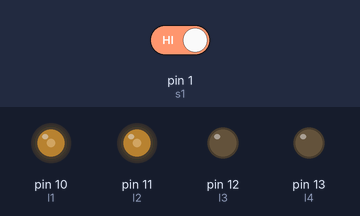
This sketch was run on a simulated Arduino Uno, built with avr-gcc and run on an emulated ATmega328P. On the bench: output pins drawn as LEDs (lit = HIGH). Inputs (shaded band) come from the test bench; at power-on: pin 1 (s1) HIGH.

Above: at 8.8 s.
8.9 s: pin 1 (s1) driven LOW
At 11.8 s:
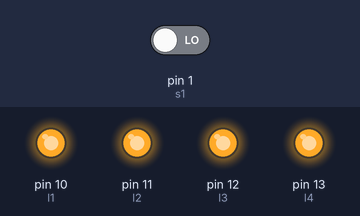
18.2 s: pin 1 (s1) driven HIGH
Timing chart, 0 to 33.5 s (numbered marks = the images above; inputs shaded):
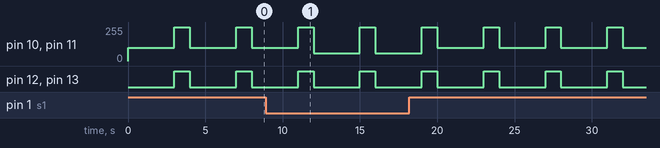

Measured:
- by itself, pin 10 (l1), pin 11 (l2): alternates 255/255 for 1.0 s and 100/255 for 3.0 s
- by itself, pin 12 (l3), pin 13 (l4): alternates HIGH for 1.0 s and LOW for 3.0 s

The sketch:

Lesson2.ino
```cpp
const int s0 = 0;
const int s1 = 1;
const int s2 = 2;
const int s3 = 3;
const int s4 = 4;
const int l1 = 10;
const int l2 = 11;
const int l3 = 12;
const int l4 = 13;

int buttonState = 0;
int time_delay = 1000;

void setup() {
  // put your setup code here, to run once:
  pinMode(l1,OUTPUT);
  pinMode(l2,OUTPUT);
  pinMode(l3,OUTPUT);
  pinMode(l4,OUTPUT);

  pinMode(s0,INPUT_PULLUP);
  pinMode(s1,INPUT_PULLUP);
  pinMode(s2,INPUT_PULLUP);
  pinMode(s3,INPUT_PULLUP);
  pinMode(s4,INPUT_PULLUP);
}

void loop() {
  // put your main code here, to run repeatedly:

  if(digitalRead(s1) == HIGH){
      analogWrite(l1,100);
      analogWrite(l2,100);
      analogWrite(l3,100);
      analogWrite(l4,100);
  }
  else{
      analogWrite(l1,60);
      analogWrite(l2,60);
      analogWrite(l3,60);
      analogWrite(l4,60);
  }

   delay(time_delay*3);
      analogWrite(l1,255);
      analogWrite(l2,255);
      analogWrite(l3,255);
      analogWrite(l4,255);
      delay(time_delay);
}
```
